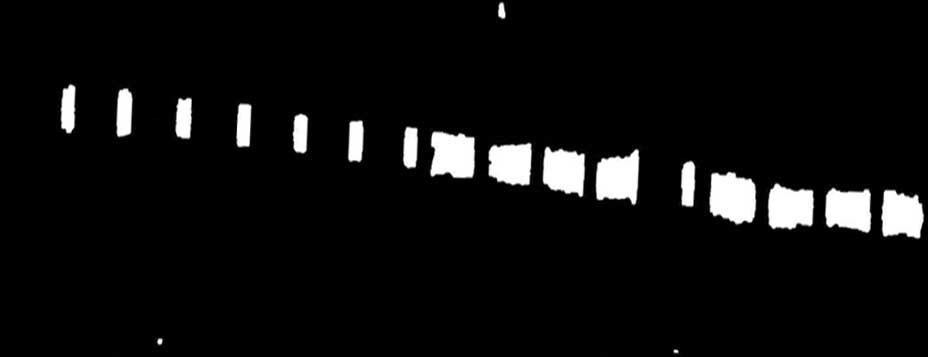
#> input picture trainCV/morph/plane.jpg, 928 x 357 px
$ python binaryMorphology.py   (Python 2 division)
#> lines starting #> are read from the running program, lines starting #| are printed output that depends on the picture; after the words box and inside, x2 and y2 are one past the last pixel; in counts of white or black regions, pixels touching at a corner belong together
#Demonstrating Binary Morphology
from scipy.ndimage import measurements,morphology
from numpy import *
from PIL import Image
import argparse
from matplotlib import pyplot as plt
import utils

ap = argparse.ArgumentParser()
ap.add_argument("-c","--color",default="w",help="Detects black or white objects")
ap.add_argument("-i","--im",default="./morph/plane.jpg",help="Image directory")
args = vars(ap.parse_args())

col = args["color"]
im = args["im"]

#load the image and thresholding to make it look binary
try:
    im = array(Image.open(im).convert('L'))
except IOError:
    print "Filenot found"
    exit(0)

if col == "w":
    im = 1*(im > 128)
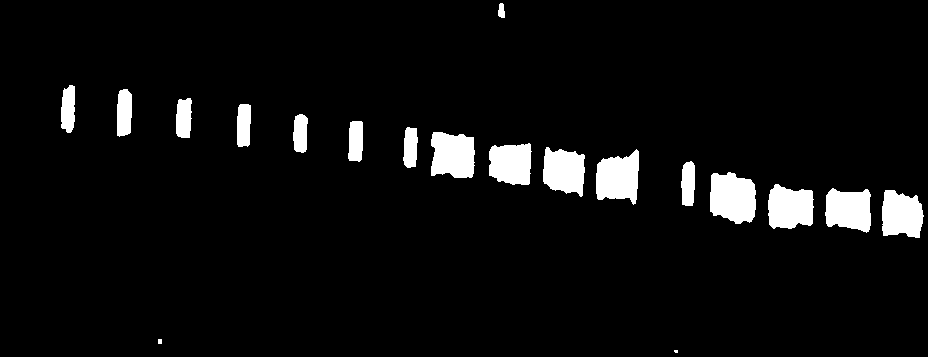
#> im: shape (357, 928) int64; values 0 (black) and 1 (white), 5.4% white; 19 white regions (1 under 20 px), largest, box (x1, y1, x2, y2) and area: (710, 172, 756, 224) 1945, (596, 149, 639, 205) 1771, (431, 132, 475, 178) 1740
else:
    im = 1*(im < 128)

labels,nbr_objects = measurements.label(im)
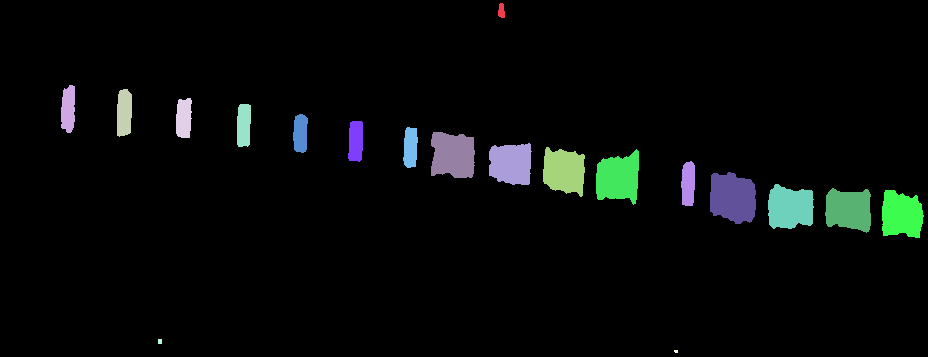
#> labels: shape (357, 928) int32; 20 distinct labels, from 0 to 19; one colour per label, 0 black
#> nbr_objects = 19
print "Number of objects: ", nbr_objects
#| Number of objects:  19

plt.figure("Binary Morphology Example")
plt.gray()
plt.imshow(im)
plt.show()

$ run again, with trainCV/morph/bar.jpg copied over trainCV/morph/plane.jpg
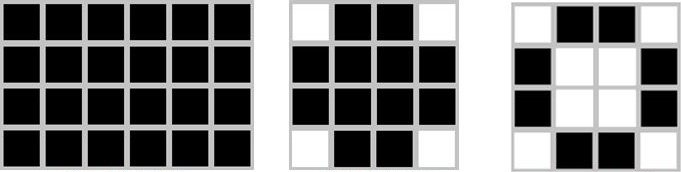
#> input picture trainCV/morph/bar.jpg, 681 x 172 px
#> `im = 1*(im > 128)`:
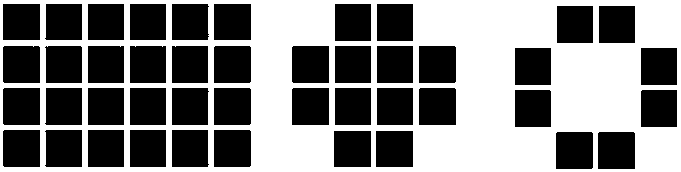
#> im: shape (172, 681) int64; values 0 (black) and 1 (white), 49.7% white; 1 white region, box (x1, y1, x2, y2) and area: (0, 0, 681, 172) 58249
#> nbr_objects = 1
#| Number of objects:  1
